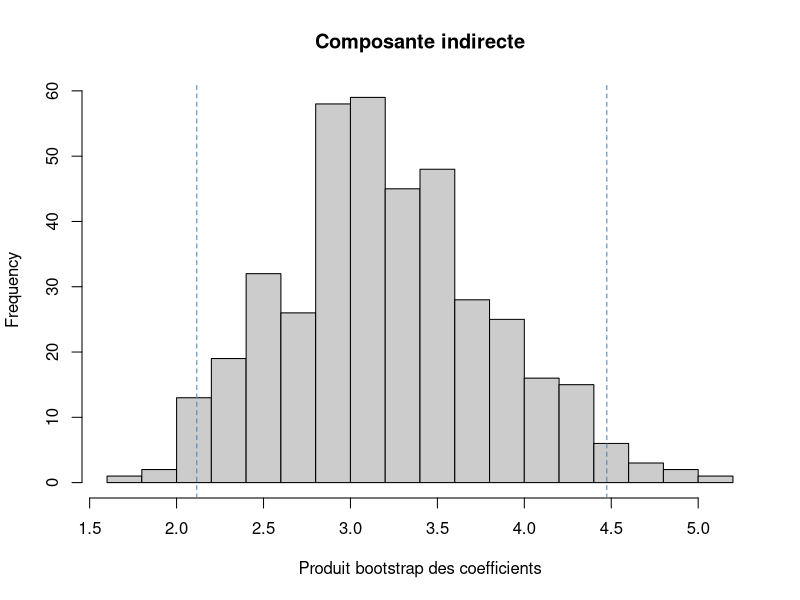

This chart was generated by the following R code:
## ---- chunk 1
knitr::opts_chunk$set(echo = TRUE, warning = TRUE, message = FALSE,
                      fig.width = 6, fig.height = 4)
## ---- chunk 2
set.seed(1717)
x <- rbinom(120, size=1, prob=.5)
d <- data.frame(groupe=factor(ifelse(x==1,"guide","classique"),
                              levels=c("classique","guide")))
d$duree <- 20 + 5*x + rnorm(120, sd=3)
d$score <- 40 + .7*d$duree - 2*x + rnorm(120, sd=3)
contrasts(d$groupe) <- contr.treatment(levels(d$groupe))
## ---- chunk 3
modele_M <- lm(duree ~ groupe, data=d)
modele_Y <- lm(score ~ duree + groupe, data=d)
modele_T <- lm(score ~ groupe, data=d)
a <- unname(coef(modele_M)["groupeguide"])
b <- unname(coef(modele_Y)["duree"])
c_direct <- unname(coef(modele_Y)["groupeguide"])
d_total <- unname(coef(modele_T)["groupeguide"])
stopifnot(abs(d_total-a*b-c_direct) < 1e-10,
          nobs(modele_M)==nobs(modele_Y), nobs(modele_Y)==nobs(modele_T))
IC_direct <- confint(modele_Y,"groupeguide",level=.95)
ligne <- coef(summary(modele_Y))["groupeguide",]
produit <- function(tab) {
  if (length(unique(tab$groupe)) < 2) return(NA_real_)
  m <- lm(duree ~ groupe, data=tab)
  y <- lm(score ~ duree + groupe, data=tab)
  if (m$rank < 2 || y$rank < 3) return(NA_real_)
  val <- unname(coef(m)["groupeguide"]*coef(y)["duree"])
  if (!is.finite(val)) return(NA_real_)
  val
}
set.seed(1718)
B <- 399
boot <- replicate(B, {
  index <- sample(seq_len(nrow(d)), size=nrow(d), replace=TRUE)
  produit(d[index,,drop=FALSE])
})
echecs <- sum(!is.finite(boot))
cat("Réplications :", B, "; échecs :", echecs, "\n")
if (echecs/B > .05) stop("Trop d'échecs : revoir l'identifiabilité et le schéma.")
IC_indirect <- quantile(boot[is.finite(boot)], c(.025,.975))
print(c(a=a,b=b,direct=c_direct,indirect=a*b,total=d_total))
print(IC_direct); print(IC_indirect)
cat(sprintf("Contraste guide moins classique : composante directe %.3f et composante indirecte %.3f, pour un total %.3f points.\n", c_direct,a*b,d_total))
cat(sprintf("Test direct : t = %.3f, ddl = %d, p = %.4g; IC 95 %% [%.3f ; %.3f].\n", ligne["t value"],df.residual(modele_Y),ligne["Pr(>|t|)"],IC_direct[1],IC_direct[2]))
hist(boot[is.finite(boot)], breaks=20, col="grey80",
     xlab="Produit bootstrap des coefficients", main="Composante indirecte")
abline(v=IC_indirect,col="steelblue",lty=2)
